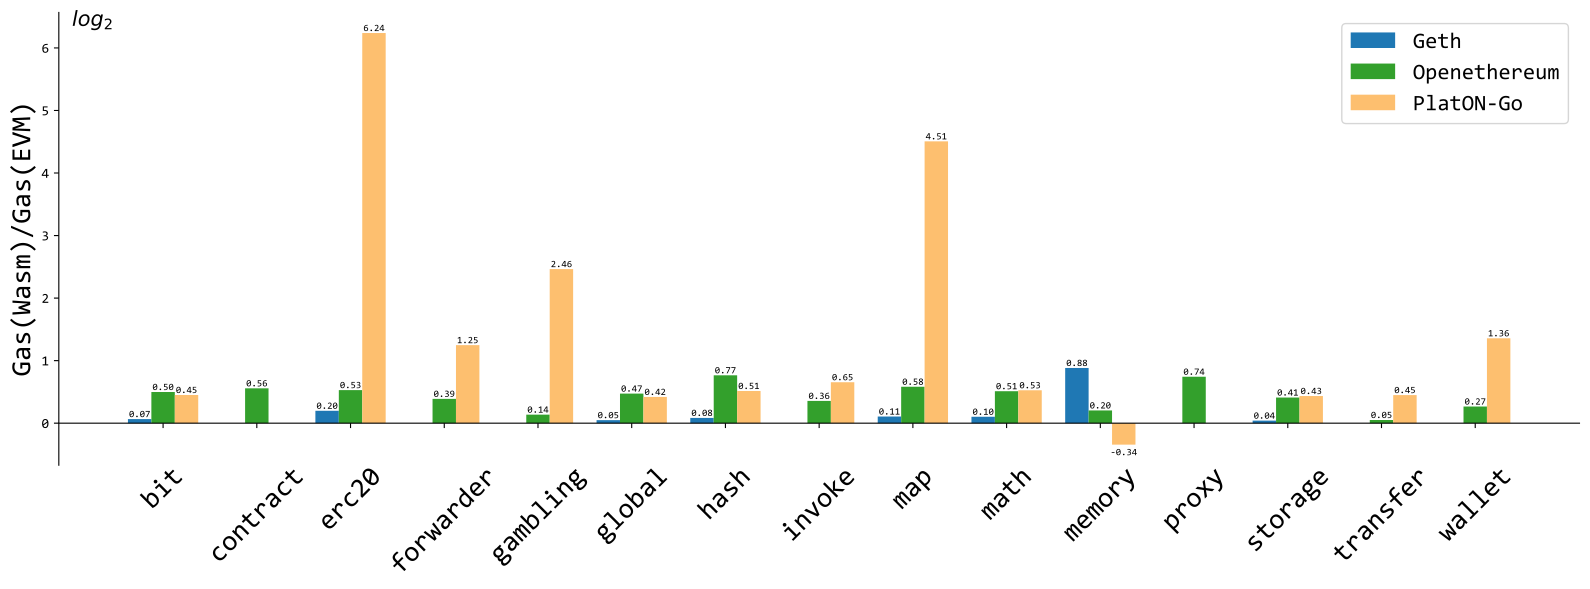

Reproduce this figure in Python.
import matplotlib.pyplot as plt
import numpy as np

plt.rc('font', family='consolas')

null = 0

contracts = ['bit','contract','erc20','forwarder','gambling','global','hash','invoke','map','math','memory','proxy','storage','transfer','wallet','null','null_f']
evm_exec_gas = {
    'g': [21967,54470,31890,29325,94824,21548,22447,24523,31980,22078,49799,36245,24222,30962,35431,21377],
    'o': [21967,54470,31890,29325,94824,21548,22447,24523,31980,22078,49799,36245,24222,30962,35431,21377],
    'p': [21967,54470,31890,29325,94824,21548,22447,24523,31980,22078,49799,36245,24222,30962,35431,21377]
}
wasm_exec_gas = {
    'g': [22985,null,36584,null,null,22282,23792,null,34425,23704,91816,null,24918,null,null,21344],
    'o': [31030,80148,46007,38390,104220,29907,38155,31388,47885,31464,57348,60643,32182,32069,42612,28319],
    'p': [30020,null,2407286,69641,523130,28823,32072,38605,726796,31794,39254,null,32726,42270,90774,25283]
}

category_colors = plt.get_cmap('Paired')(np.linspace(0.15, 0.85, 5))
plt.switch_backend('TkAgg')
fig, ax = plt.subplots(figsize=(16, 6))
width = 0.25  # the width of the bars

x = np.arange(len(contracts[:-2]))  # the label locations

clients = {'g': 'Geth', 'o': 'Openethereum', 'p': 'PlatON-Go'}

for i, (client_code, client_name) in enumerate(clients.items()):
    bars = ax.bar(x + i * width, [np.log2(wasm_exec_gas[client_code][j] / evm_exec_gas[client_code][j]) for j in x],
                  width, label=client_name, color=category_colors[i],bottom = 0)
    for bar in bars:
        height = bar.get_height()
        if height == 0:
            continue
        elif height > 0:
            ax.text(bar.get_x() + bar.get_width() / 2., height,
                    '%0.2f' % height, ha='center', va='bottom', fontsize=7)
        else:
            ax.text(bar.get_x() + bar.get_width() / 2., height - 0.2,
                    '%0.2f' % height, ha='center', va='bottom', fontsize=7)

ax.spines['bottom'].set_position('zero')

# plt.xlabel('合约名',labelpad=-12,fontsize = 25)
# ax.set_xlabel('合约名', {'family': 'SimSun', 'weight': 'normal', 'size': 20})
ax.set_ylabel('Gas(Wasm)/Gas(EVM)', {'family': 'consolas', 'weight': 'normal', 'size': 20})
# ax.set_yscale('log') # Y轴，10为底，科学计数
ax.text(-0.5, 6.25, '$log_{2}$', ha='center', va='bottom', fontsize=15,fontstyle='normal')
ax.spines['right'].set_visible(False)
ax.spines['top'].set_visible(False)
# ax.set_xticks(x + width)
# ax.set_xticklabels(contracts[:-2], rotation=45, fontsize=20, verticalalignment='top')
# ax.xticks(contracts[:-2], rotation=45, fontsize=20, ha='right',position = (0,-1))
plt.xticks(x + width, contracts[:-2], rotation=45, fontsize=20, position = (0,-0.5))
ax.legend()

legend = ax.legend(fontsize=16)
# ax.set_ylim(bottom=0)

# ax.set_ylim(bottom=-0.5)
#
# # Set the x-axis position to be in the middle of the y-axis

#
# # Draw the vertical line for the y-axis
# ax.axhline(0, color='black', linewidth=0.5)
# ax.axhline(y=0, color='black', linewidth=0.8)
# plt.title('合约字节码长度比例')
plt.tight_layout()
plt.savefig('exec_gas_pig13.pdf', dpi=600, bbox_inches='tight')
plt.show()
